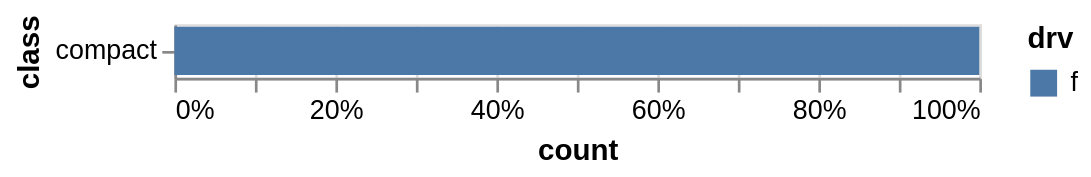

This figure's Vega-Lite source:
### Vega-Lite specification from a JSON file in a GitHub repository (floating-point values rounded to 4 significant figures)
{"$schema": "https://vega.github.io/schema/vega-lite/v3.json", "datasets": {"data-00": [{"manufacturer": "audi", "model": "a4", "displ": 1.8, "year": 1999, "cyl": 4, "trans": "auto(l5)", "drv": "f", "cty": 18, "hwy": 29, "fl": "p", "class": "compact"}]}, "layer": [{"data": {"name": "data-00"}, "mark": {"type": "bar"}, "encoding": {"y": {"field": "class", "type": "nominal", "title": "class"}, "x": {"aggregate": "sum", "field": "displ", "stack": "normalize", "type": "quantitative", "title": "count"}, "fill": {"field": "drv", "type": "nominal", "title": "drv"}}}]}
